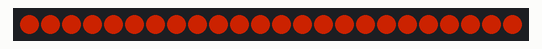
This sketch was run on a simulated Arduino Uno, built with avr-gcc and run on an emulated ATmega328P. Shown: 24 RGB LEDs in strip order, left to right. Dim RGB values are drawn brighter than linear.

Above: at 0.3 s.
At 9.9 s:
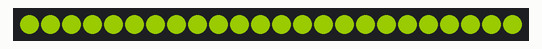
At 14.7 s:
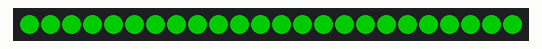
At 19.5 s:
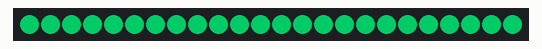
At 29.1 s:
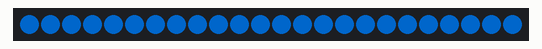
At 38.7 s:
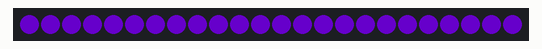

Measured:
- what the display in image 0 shows lasts 1.3 s, from 0.3 s to 1.6 s

The sketch:

AutoTeleop.ino
```cpp
#include <Wire.h>
#include <Adafruit_NeoPixel.h>

#define PIN 6
Adafruit_NeoPixel strip = Adafruit_NeoPixel(24, PIN, NEO_GRB + NEO_KHZ800);

String state;

uint32_t red = strip.Color(60,0,0);
uint32_t green = strip.Color(0,100,15);
uint32_t oyellow = strip.Color(140,40,0);
uint32_t blue = strip.Color(0,0,100);
uint32_t orange = strip.Color(140,10,0);
uint32_t yellow = strip.Color(90,20,0);
uint32_t purple = strip.Color(55,0,75);
uint32_t pink = strip.Color(80,0,65);
uint32_t lgreen = strip.Color(10,80,10);
uint32_t lblue = strip.Color(15,35,135);
uint32_t cyan = strip.Color(0,80,60);
uint32_t white = strip.Color(40,40,40);

const int rgbChangeSpeed = 18;

//highest value a color would reach.
const int colorMax = 108;
int rred = colorMax;
int rgreen = 0;
int rblue = 0;

//information about the white pixel bit that flows around
int currentPos = 0;
const int whiteLength = 7;
const int whiteSpeed = 2;

int tempIndex;

//last position position that the white pixel bit was at.
int lastPos = strip.numPixels();
//previous color that gets overwritten by the white pixel bit.
uint32_t lastColor;

uint32_t ra1 = purple;
uint32_t ra2 = pink;
uint32_t ba1 = lgreen;
uint32_t ba2 = cyan;
uint32_t rt1 = red;
uint32_t rt2 = orange;
uint32_t bt1 = blue;
uint32_t bt2 = purple;

int loopCounter;
boolean rippleInvert = false;
int ripplePos = 0;

void setup() {
  // put your setup code here, to run once:
  Wire.begin(4);
  Serial.begin(9600);
  Wire.onReceive(receiveEventWire);
  strip.begin();
  strip.show();
  state = "init";
}

void loop() {
  if (loopCounter % 2 == 0) {
    ripplePos++;
    loopCounter = 1;
  } else {
    loopCounter++;
  }

  if (ripplePos > strip.numPixels() / 2) {
    ripplePos = ripplePos % (strip.numPixels()/2);
    rippleInvert = !rippleInvert;
  }

  if (state.equals("init")) {
    //if you've completed a cycle (ie current position is now 0, last position is 150)
    if (currentPos < lastPos || currentPos > 149) {
      //store lastColor, then find your next incremented color
      lastColor = strip.Color(rred,rgreen,rblue);
      nextRGB();
    }
    lastPos = currentPos;
    tempIndex = currentPos;
    //sets the little white pixel bit to white.
    while (tempIndex != (currentPos + whiteLength) % 150) {
      strip.setPixelColor(tempIndex,100,100,100);
      tempIndex = (tempIndex + 1) % 150;
    }
    //if you're behind the white thing, get set to the new color
    for (int i = 0; i < currentPos; i++) {
      strip.setPixelColor(i,rred,rgreen,rblue);
    }
    //if you're beyond the white thing, get set to the old color.
    for (int i = currentPos + whiteLength + 1; i < 150; i++) {
      strip.setPixelColor(i,lastColor);
    }
    //update strip, move white pixel bit forward by speed defined above
    strip.show();
    currentPos += whiteSpeed;
    currentPos %= 150;
    delay(17);
  } else if (state.equals("red_auto")) {
    for (int i = 0; i < strip.numPixels(); i++) {
      setColor(i, ra1, ra2);
    }
  } else if (state.equals("blue_auto")) {
    for (int i = 0; i < strip.numPixels(); i++) {
      setColor(i, ba1, ba2);
    }
  } else if (state.equals("red_teleop")) {
    for (int i = 0; i < strip.numPixels(); i++) {
      setColor(i, rt1, rt2);
    }
  } else if (state.equals("blue_teleop")) {
    for (int i = 0; i < strip.numPixels(); i++) {
      setColor(i, bt1, bt2);
    }
  }
  strip.show();
  delay(1);
}

void receiveEventWire(int numBytes) {
  //Serial.println("just entered event");
  String temp  = "";
  while(Wire.available() > 0){
    char n = (char) Wire.read();
    temp+=n;
  }

  state = temp;
}

void setColor(int i, uint32_t c1, uint32_t c2) {
  if (!rippleInvert) {
    if (i < strip.numPixels()/2 - ripplePos || i > strip.numPixels()/2+ripplePos) {
      strip.setPixelColor(i,c2);
    } else if (i == strip.numPixels()/2 - ripplePos || i == strip.numPixels()/2+ripplePos){
      strip.setPixelColor(i,90,90,90);
    } else {
      strip.setPixelColor(i,c1);
    }
  } else {
    if (i < strip.numPixels()/2 - ripplePos || i > strip.numPixels()/2+ripplePos) {
      strip.setPixelColor(i,c1);
    } else if (i == strip.numPixels()/2 - ripplePos || i == strip.numPixels()/2+ripplePos) {
      strip.setPixelColor(i,90,90,90);
    }
    else {
      strip.setPixelColor(i,c2);
    }
  }
}

void nextRGB() {
  if (rred == colorMax && rgreen < colorMax && rblue == 0) {
    rgreen += rgbChangeSpeed;
  } else if (rgreen == colorMax && rred > 0 && rblue == 0) {
    rred -= rgbChangeSpeed * 1.5;
  } else if (rgreen == colorMax && rblue < colorMax && rred == 0) {
    rblue += rgbChangeSpeed;
  } else if (rblue == colorMax && rgreen > 0 && rred == 0) {
    rgreen -= rgbChangeSpeed;
  } else if (rblue == colorMax && rred < colorMax && rgreen == 0) {
    rred += rgbChangeSpeed;
  } else if (rred == colorMax && rblue > 0 && rgreen == 0) {
    rblue -= rgbChangeSpeed * .5;
  }
}
```
